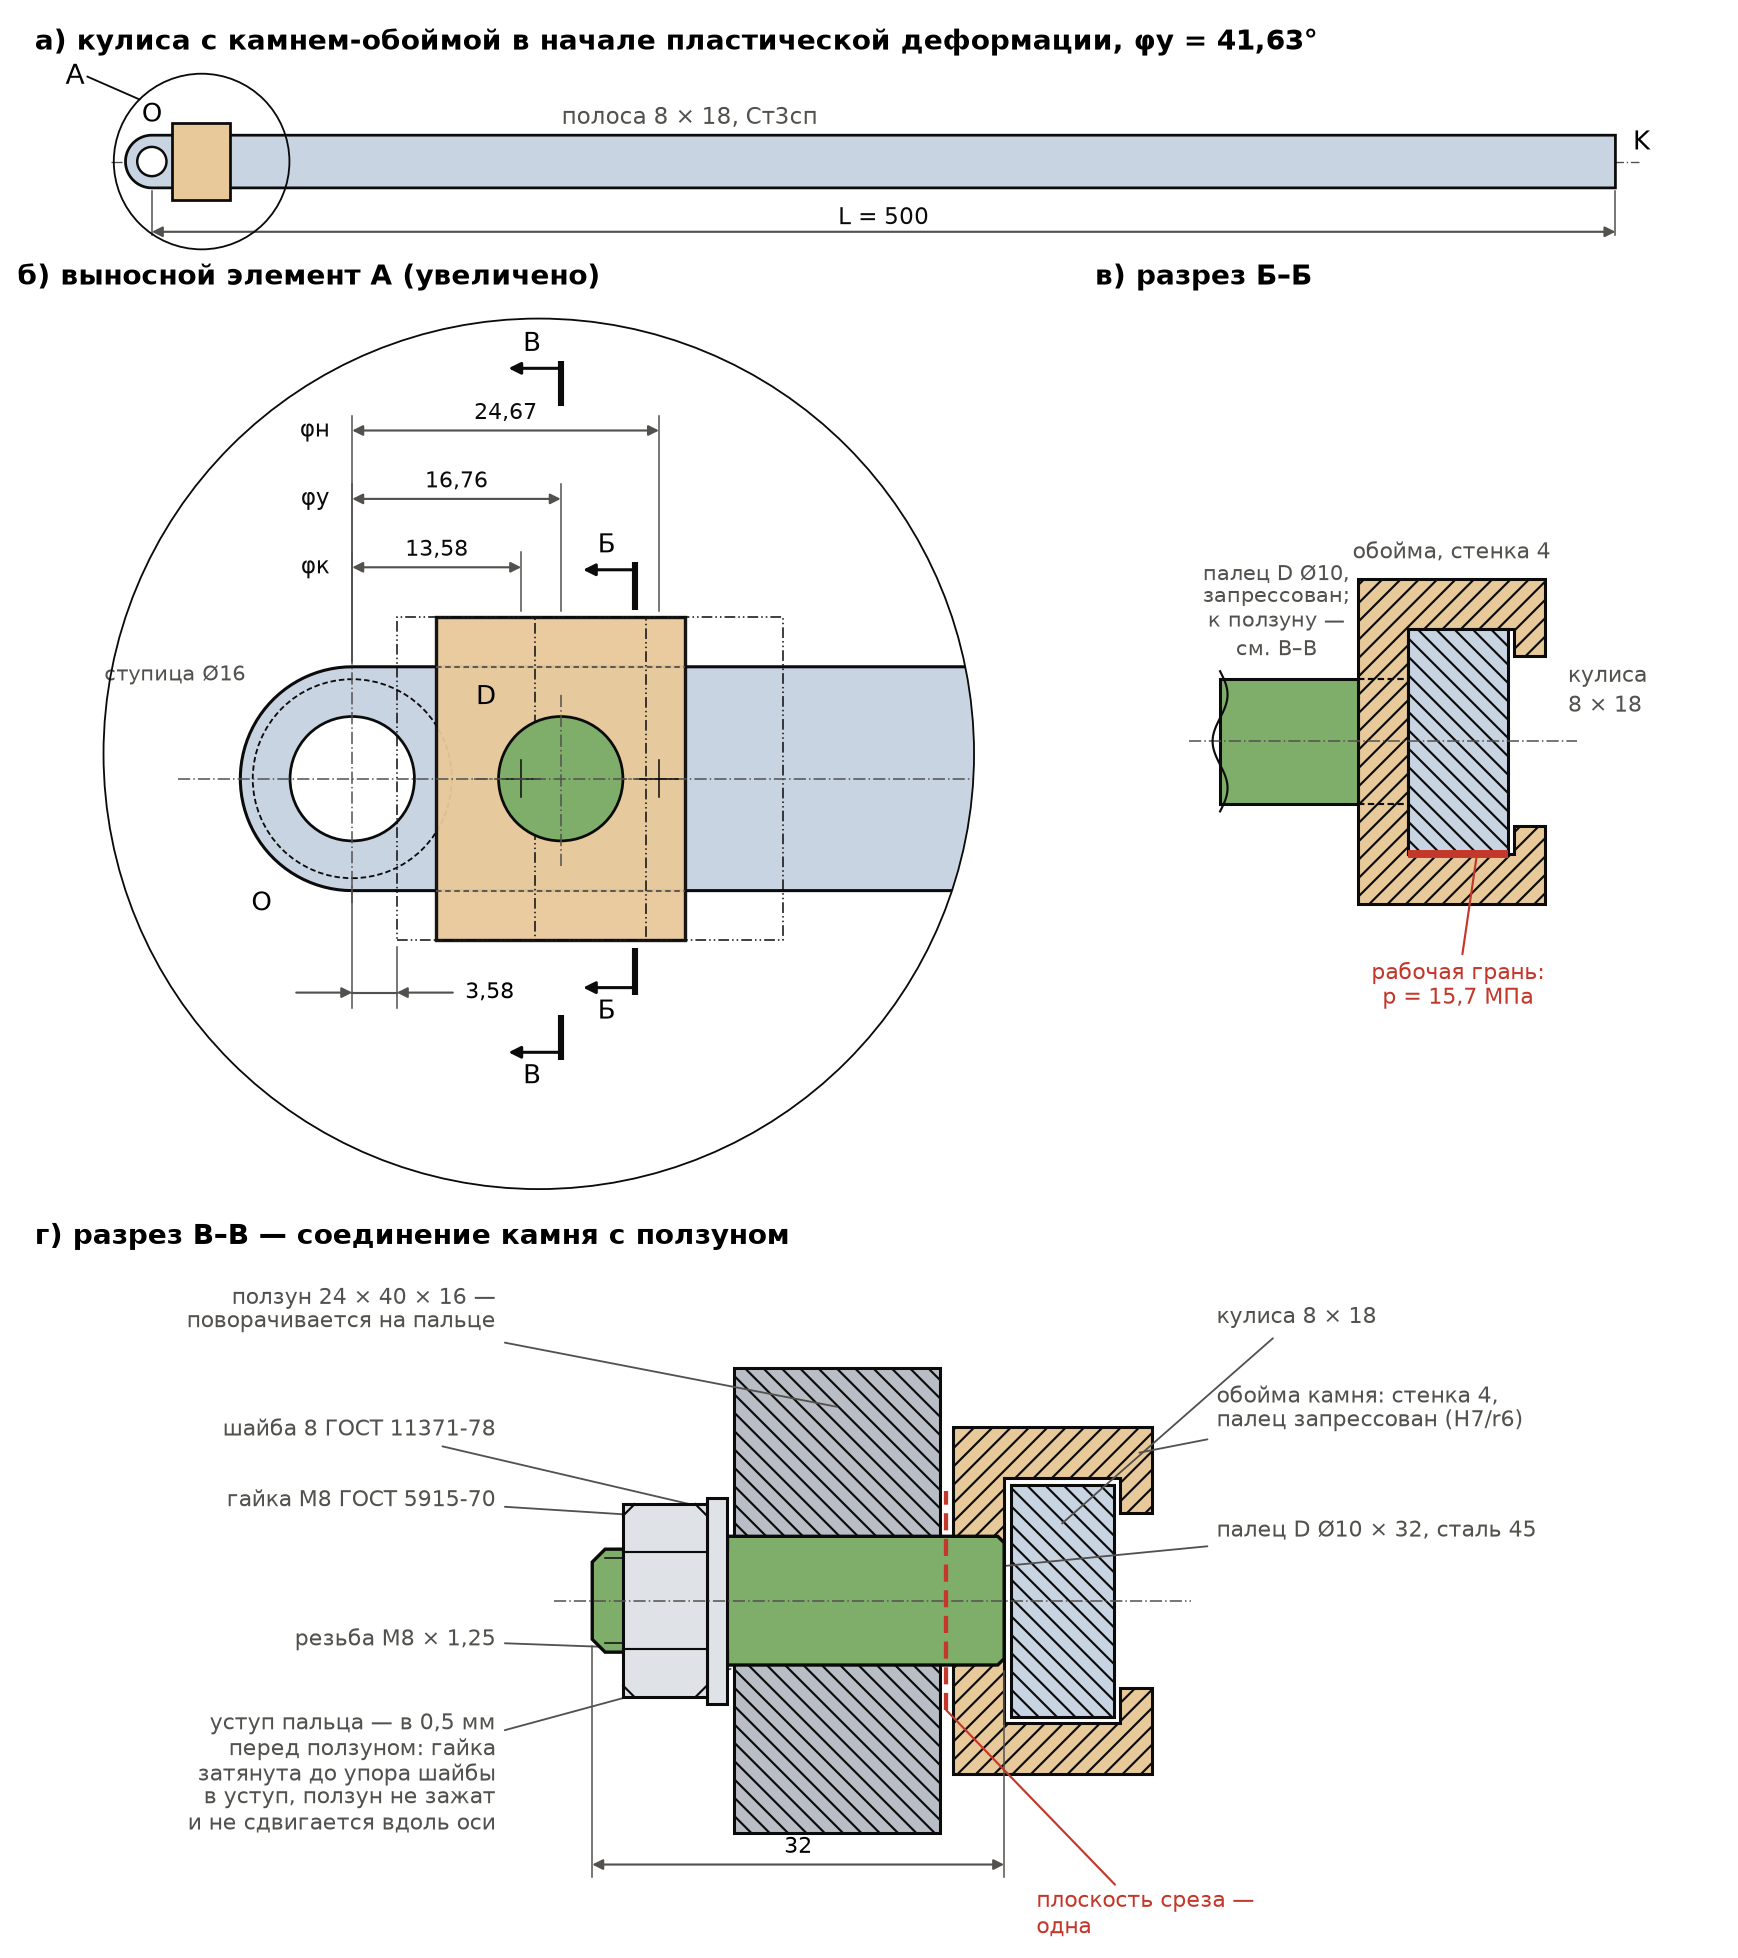

Here is the Python script that generated this plot:
# -*- coding: utf-8 -*-
"""Рис. 13 расчёта «Камень и кулиса» — палец D отдельной деталью (замечание преподавателя: камень — деталь с отверстием +
палец, нужна фиксация по оси). Основа — fig12_v23.py (2026-11-04): а) кулиса целиком, б) выносной элемент А, в) разрез Б–Б
(секущая плоскость рядом с пальцем, палец за ней — без штриховки) — без изменений, кроме пальца: в обойме он запрессован
(внутри стенки — штриховыми), к ползуну — обрыв. Новый г) разрез В–В — плоскость через ось пальца D, параллельно Б–Б: кулиса,
обойма, палец, ползун, шайба, гайка М8; палец, шайба и гайка в продольном разрезе — нерассечёнными (ГОСТ 2.305).
Размеры узла — как в 3D-модели (kompas/kompas_build.py): стенка обоймы 4, зазор до ползуна 1, ползун 16, уступ пальца в 0,5
перед ползуном, шайба 1,6, гайка 6,5; палец Ø10 × 21,5 + М8 × 10,5, длина 32; срез — в одной плоскости, между обоймой и ползуном.
    python fig13_kamen.py  →  fig13_kamen.png"""
import json, os
import numpy as np, matplotlib
matplotlib.use("Agg")
import matplotlib.pyplot as plt
from matplotlib.patches import Rectangle, Circle, Polygon

OUT = os.path.dirname(os.path.abspath(__file__))
R = json.load(open(os.path.join(OUT, "..", "2026-10-24", "strength_v13.json"), encoding="utf-8"))
PR = json.load(open(os.path.join(OUT, "..", "2026-11-04", "calc_v21.json"), encoding="utf-8"))["pairs"]
plt.rcParams.update({"font.family": "DejaVu Sans", "mathtext.fontset": "dejavusans", "font.size": 9.2,
                     "axes.titlesize": 9.4, "axes.titleweight": "bold", "axes.titlelocation": "left", "hatch.linewidth": 0.7})
INK, INK2, ACC = "#0b0b0b", "#52514e", "#c4372b"
STONE, STRIP, SLIDER, FAST = "#e8c99a", "#c9d4e3", "#b9bec6", "#dfe3e8"
PIN = "#7fae6a"                                               # палец D — отдельная деталь, свой цвет (как в 3D-модели)
cm = lambda s: s.replace(".", ",").replace("-", "−")
fmt = lambda x, d: cm(f"{x:.{d}f}")
L = 500.0
r_O, r_D, r_st = PR["D_O"] / 2, PR["D_D"] / 2, PR["D_ST"] / 2

K_ = R["kul"]; b, h = K_["b"], K_["h"]; lk = R["stone"]["lk"]; s = 4.0; r_ = h / 2
mech = R["mech"]
pos3 = [("φк", mech["lOD_min"]), ("φу", R["A"]["lOD"]), ("φн", mech["lOD_max"])]
cy = R["A"]["lOD"]
PHANTOM = (0, (7, 2, 1, 2, 1, 2))
LIP_O, LIP_T, CL = 2.2, 2.5, 0.5                            # губки: заход на ребро, толщина; зазор за полосой
AXIS = (0, (8, 2, 1, 2))
HID = (0, (3, 1.6))


def arrow(ax, p0, p1, color=INK, lw=1.4, ms=10):
    ax.annotate("", xy=p1, xytext=p0, arrowprops=dict(arrowstyle="-|>", color=color, lw=lw, mutation_scale=ms,
                                                      shrinkA=0, shrinkB=0), zorder=6)


def strip(x_end):
    th = np.linspace(np.pi / 2, 3 * np.pi / 2, 50)
    return np.vstack([[[x_end, r_]], np.column_stack([r_ * np.cos(th), r_ * np.sin(th)]), [[x_end, -r_]]])


def dimh(ax, xa, xb, y, txt, ya, yb, color=INK2):
    ax.annotate("", xy=(xb, y), xytext=(xa, y), arrowprops=dict(arrowstyle="<|-|>", color=color, lw=0.7, shrinkA=0, shrinkB=0,
                                                                mutation_scale=7))
    ax.plot([xa, xa], [ya, y + 1.2 * np.sign(y)], color=color, lw=0.5); ax.plot([xb, xb], [yb, y + 1.2 * np.sign(y)], color=color, lw=0.5)
    ax.text((xa + xb) / 2, y + 0.5, txt, ha="center", va="bottom", fontsize=7.2, color=INK)


def wavy_v(ax, x, y0, y1, amp=0.6, color=INK):
    ys = np.linspace(y0, y1, 40)
    ax.plot(x + amp * np.sin((ys - y0) / (y1 - y0) * 2 * np.pi * 1.5), ys, color=color, lw=0.7, zorder=7)


def cut_marks(ax, x, label, top, bot):
    """след секущей плоскости: толстые штрихи сверху (top = (y_in, y_out)) и снизу (bot), стрелки взгляда — к оси O (влево)"""
    for sg, (y_in, y_out) in ((1, top), (-1, bot)):
        ax.plot([x, x], [sg * y_in, sg * y_out], color=INK, lw=2.0, solid_capstyle="butt", zorder=9)
        arrow(ax, (x, sg * (y_out - 0.6)), (x - 4.2, sg * (y_out - 0.6)), INK, lw=1.0, ms=8)
        ax.text(x - 2.3, sg * (y_out + 0.3), label, ha="center", va="bottom" if sg > 0 else "top", fontsize=8.5)


fig = plt.figure(figsize=(7.9, 8.9), dpi=220)
# ---------------- а) кулиса целиком
ax = fig.add_axes([0.02, 0.865, 0.96, 0.105]); ax.set_aspect("equal", adjustable="datalim"); ax.axis("off")
ax.set_xlim(-40, 530); ax.set_ylim(-34, 34)
ax.set_title(f"а) кулиса с камнем-обоймой в начале пластической деформации, φу = {fmt(R['A']['phi'], 2)}°", fontsize=9, pad=3)
ax.add_patch(Polygon(strip(L), closed=True, fc=STRIP, ec=INK, lw=0.9, zorder=2))
ax.add_patch(Circle((0, 0), r_O, fc="white", ec=INK, lw=0.8, zorder=3))
ax.add_patch(Rectangle((cy - lk / 2, -h / 2 - s), lk, h + 2 * s, fc=STONE, ec=INK, lw=0.9, zorder=4))
ax.plot([-14, L + 8], [0, 0], color=INK2, lw=0.45, ls=AXIS, zorder=1)
ax.text(0, 11.5, "O", ha="center", va="bottom", fontsize=8.5)
ax.text(L + 6, 2, "K", ha="left", va="bottom", fontsize=8.5)
ax.add_patch(Circle((17, 0), 30, fc="none", ec=INK, lw=0.6, zorder=5))
ax.plot([17 - 30 * np.cos(np.pi / 4), -22], [30 * np.sin(np.pi / 4), 29], color=INK, lw=0.6)
ax.text(-23, 29, "А", ha="right", va="center", fontsize=9)
ax.annotate("", xy=(L, -24), xytext=(0, -24), arrowprops=dict(arrowstyle="<|-|>", color=INK2, lw=0.7, shrinkA=0, shrinkB=0, mutation_scale=7))
ax.plot([0, 0], [-r_ - 1, -25.2], color=INK2, lw=0.5); ax.plot([L, L], [-r_ - 1, -25.2], color=INK2, lw=0.5)
ax.text(L / 2, -23.3, "L = 500", ha="center", va="bottom", fontsize=7.6, color=INK)
ax.text(140, r_ + 2, f"полоса {b:g} × {h:g}, Ст3сп", ha="left", va="bottom", fontsize=7.4, color=INK2)

# ---------------- б) выносной элемент А
ax = fig.add_axes([0.01, 0.38, 0.6, 0.47]); ax.set_aspect("equal", adjustable="datalim"); ax.axis("off")
ax.set_xlim(-22, 52); ax.set_ylim(-35, 39)
ax.set_title("б) выносной элемент А (увеличено)", fontsize=9, pad=3)
C0, RC = (15, 2), 35
clip = Circle(C0, RC, transform=ax.transData)
ax.add_patch(Circle(C0, RC, fc="none", ec=INK, lw=0.6, zorder=8))
arts = [ax.add_patch(Polygon(strip(70), closed=True, fc=STRIP, ec=INK, lw=1.0, zorder=2)),
        ax.plot([-14, 60], [0, 0], color=INK2, lw=0.5, ls=AXIS, zorder=6)[0]]
ax.add_patch(Circle((0, 0), r_O, fc="white", ec=INK, lw=0.9, zorder=3))
ax.add_patch(Circle((0, 0), r_st, fc="none", ec=INK, lw=0.6, ls=HID, zorder=3))     # ступица за полосой
ax.plot([0, 0], [-r_st - 2, r_st + 2], color=INK2, lw=0.5, ls=AXIS, zorder=6)
ax.text(-6.5, -9.0, "O", ha="right", va="top", fontsize=8.5, zorder=9)
for lab, x in pos3:
    main = lab == "φу"
    rect = ax.add_patch(Rectangle((x - lk / 2, -h / 2 - s), lk, h + 2 * s, fc=STONE if main else "none", ec=INK,
                                  lw=1.1 if main else 0.5, ls="-" if main else PHANTOM, alpha=0.95 if main else 1, zorder=4 if main else 5))
    arts.append(rect)
    if main:
        for sg in (1, -1):
            arts.append(ax.plot([x - lk / 2, x + lk / 2], [sg * h / 2] * 2, color=INK2, lw=0.6, ls=(0, (3, 2)), zorder=5)[0])
        ax.add_patch(Circle((x, 0), r_D, fc=PIN, ec=INK, lw=0.9, zorder=6))       # торец пальца D, запрессованного в обойму
        ax.plot([x, x], [-r_D - 2, r_D + 2], color=INK2, lw=0.5, ls=AXIS, zorder=7)
        ax.plot([x - r_D - 2, x + r_D + 2], [0, 0], color=INK2, lw=0.5, ls=AXIS, zorder=7)
        ax.text(x - 5.2, 5.5, "D", ha="right", va="bottom", fontsize=8.5, zorder=9)
    else:
        ax.plot([x - 1.5, x + 1.5], [0, 0], color=INK, lw=0.5, zorder=7); ax.plot([x, x], [-1.5, 1.5], color=INK, lw=0.5, zorder=7)
for a in arts:
    a.set_clip_path(clip)
xc = cy + 6                                                   # секущая плоскость Б–Б — рядом с пальцем D, палец в неё не попадает
for k, (lab, x) in enumerate(pos3):
    y = 17 + 5.5 * k
    dimh(ax, 0, x, y, fmt(x, 2), h / 2 + 0.5, h / 2 + s + 0.5)
    ax.text(-1.8, y, lab, ha="right", va="center", fontsize=7.6, color=INK)
a1 = pos3[0][1] - lk / 2
ax.plot([0, 0], [-r_st - 0.5, -18.4], color=INK2, lw=0.5); ax.plot([a1, a1], [-h / 2 - s - 0.5, -18.4], color=INK2, lw=0.5)
ax.plot([0, a1], [-17.2, -17.2], color=INK2, lw=0.7)
arrow(ax, (-4.5, -17.2), (0, -17.2), INK2, lw=0.7, ms=7); arrow(ax, (a1 + 4.5, -17.2), (a1, -17.2), INK2, lw=0.7, ms=7)
ax.text(a1 + 5.5, -17.2, fmt(a1, 2), ha="left", va="center", fontsize=7.2)
cut_marks(ax, xc, "Б", (h / 2 + s + 0.6, h / 2 + s + 4.4), (h / 2 + s + 0.6, h / 2 + s + 4.4))
cut_marks(ax, cy, "В", (30.0, 33.6), (h / 2 + s + 6.0, h / 2 + s + 9.6))      # В–В — через ось пальца; сверху — над размерами
ax.text(-r_st - 0.6, r_st - 0.5, f"ступица Ø{PR['D_ST']:g}", ha="right", va="bottom", fontsize=6.8, color=INK2)

# ---------------- в) разрез Б–Б: обойма и полоса в секущей плоскости заштрихованы; палец D — отдельная деталь за плоскостью:
#                  в стенке обоймы (запрессован) — штриховыми, наружу к ползуну — без штриховки, с обрывом
ax = fig.add_axes([0.63, 0.38, 0.36, 0.47]); ax.set_aspect("equal", adjustable="datalim"); ax.axis("off")
ax.set_xlim(-29, 21); ax.set_ylim(-24, 22)
ax.set_title("в) разрез Б–Б", fontsize=9, pad=3)
xf = -b / 2 - s                                              # наружная грань передней стенки
xl0, xl1 = b / 2 + CL, b / 2 + CL + LIP_T                    # губки: от задней грани полосы с зазором
yt, yl = h / 2 + s, h / 2 - LIP_O                            # наружная грань стенок; кромка губок
pin_l = 11.0
body = [[xf, -yt], [xl1, -yt], [xl1, -yl], [xl0, -yl], [xl0, -h / 2], [-b / 2, -h / 2], [-b / 2, h / 2], [xl0, h / 2],
        [xl0, yl], [xl1, yl], [xl1, yt], [xf, yt]]
ax.add_patch(Polygon(body, closed=True, fc=STONE, ec=INK, lw=1.0, hatch="////", joinstyle="miter"))
ax.add_patch(Rectangle((-b / 2, -h / 2), b, h, fc=STRIP, ec=INK, lw=1.0, hatch="\\\\\\\\"))
ax.add_patch(Rectangle((xf - pin_l, -r_D), pin_l, 2 * r_D, fc=PIN, ec=INK, lw=1.0))    # палец за секущей плоскостью
wavy_v(ax, xf - pin_l, -r_D - 0.6, r_D + 0.6)
for sg in (1, -1):                                           # палец внутри стенки обоймы (запрессован) — невидимый контур
    ax.plot([xf, -b / 2], [sg * r_D, sg * r_D], color=INK, lw=0.7, ls=HID, zorder=6)
ax.plot([xf - pin_l - 2.5, xl1 + 2.5], [0, 0], color=INK2, lw=0.5, ls=AXIS, zorder=5)
ax.plot([-b / 2, b / 2], [-h / 2, -h / 2], color=ACC, lw=2.6, solid_capstyle="butt", zorder=6)
ax.text(xf - pin_l / 2 - 1.0, r_D + 1.5, f"палец D Ø{PR['D_D']:g},\nзапрессован;\nк ползуну —\nсм. В–В", ha="center",
        va="bottom", fontsize=7.0, color=INK2, linespacing=1.15)
ax.text(xl1 + 1.8, 2, f"кулиса\n{b:g} × {h:g}", ha="left", va="bottom", fontsize=7.2, color=INK2, linespacing=1.15)
ax.text((xf + xl1) / 2, yt + 1.2, f"обойма, стенка {s:g}", ha="center", va="bottom", fontsize=7.2, color=INK2)
ax.annotate(f"рабочая грань:\np = {fmt(R['stone']['p'], 1)} МПа", xy=(1.5, -h / 2 - 0.2), xytext=(0, -yt - 4.5),
            fontsize=7.2, color=ACC, ha="center", va="top", linespacing=1.15,
            arrowprops=dict(arrowstyle="-", color=ACC, lw=0.7, shrinkA=0, shrinkB=0))

# ---------------- г) разрез В–В через ось пальца D (параллельно Б–Б, взгляд к оси O): x — вдоль оси пальца (влево — к ползуну,
#                  x = −(z + 17,5), z — координата сборки), y — поперёк полосы. Размеры — как в 3D-модели
X = lambda z: -(z + 17.5)
ax = fig.add_axes([0.02, 0.005, 0.96, 0.355]); ax.set_aspect("equal", adjustable="datalim"); ax.axis("off")
ax.set_xlim(-92, 62); ax.set_ylim(-27, 27)
ax.set_title("г) разрез В–В — соединение камня с ползуном", fontsize=9, pad=3)
WEB0, WEB1 = -13.0, -9.0                                       # стенка обоймы с отверстием под палец
WALL0, LIP0, LIP1 = -24.5, -24.5, -22.0                        # обойма: задняя кромка стенок; губки за полосой
ST0, ST1 = -21.5, -13.5                                        # полоса кулисы
SL0, SL1, SL_H = -8.0, 8.0, 12.0 / np.sin(np.radians(R["A"]["phi"]))   # ползун 24 × 40 × 16: след плоскости В–В при φу
P0, P1, PL = -13.0, 8.5, 19.0                                  # палец: задний торец, уступ, конец резьбы
W1, N1 = P1 + 1.6, P1 + 1.6 + 6.5                              # шайба, гайка
RW, RN = 8.0, 13.0 / 2 / np.cos(np.radians(30))                # шайба Ø16; гайка — по углам (вид вдоль полосы)
YT3 = 13.5                                                     # наружная грань стенок обоймы
obo = [[X(WEB1), -YT3], [X(LIP0), -YT3], [X(LIP0), -6.8], [X(LIP1), -6.8], [X(LIP1), -9.5], [X(WEB0), -9.5], [X(WEB0), 9.5],
       [X(LIP1), 9.5], [X(LIP1), 6.8], [X(LIP0), 6.8], [X(LIP0), YT3], [X(WEB1), YT3]]
ax.add_patch(Polygon(obo, closed=True, fc=STONE, ec=INK, lw=1.0, hatch="////", joinstyle="miter"))
ax.add_patch(Rectangle((X(ST1), -h / 2), X(ST0) - X(ST1), h, fc=STRIP, ec=INK, lw=1.0, hatch="\\\\\\\\"))
ax.add_patch(Rectangle((X(SL1), -SL_H), SL1 - SL0, 2 * SL_H, fc=SLIDER, ec=INK, lw=1.0, hatch="\\\\\\\\"))
# палец: Ø10 от заднего торца до уступа, резьба Ø8 с фаской 1; сквозь стенку обоймы и ползун — целиком (не рассекается)
pin = [[X(P0), -r_D + 0.5], [X(P0 + 0.5), -r_D], [X(P1), -r_D], [X(P1), -4.0], [X(PL - 1), -4.0], [X(PL), -3.0], [X(PL), 3.0],
       [X(PL - 1), 4.0], [X(P1), 4.0], [X(P1), r_D], [X(P0 + 0.5), r_D], [X(P0), r_D - 0.5]]
ax.add_patch(Polygon(pin, closed=True, fc=PIN, ec=INK, lw=1.1, zorder=4))
for sg in (1, -1):                                             # резьба: тонкая линия по внутреннему диаметру М8
    ax.plot([X(P1), X(PL - 1)], [sg * 3.32, sg * 3.32], color=INK, lw=0.5, zorder=5)
ax.plot([X(P1), X(P1)], [-4.0, 4.0], color=INK, lw=0.8, zorder=5)
ax.add_patch(Rectangle((X(W1), -RW), W1 - P1, 2 * RW, fc=FAST, ec=INK, lw=1.0, zorder=6))
ax.add_patch(Rectangle((X(N1), -RN), N1 - W1, 2 * RN, fc=FAST, ec=INK, lw=1.0, zorder=6))
for yy in (-RN * 0.5, RN * 0.5):                               # рёбра шестигранника, видимые вдоль полосы
    ax.plot([X(W1), X(N1)], [yy, yy], color=INK, lw=0.7, zorder=7)
for x0, x1 in ((X(W1), X(W1) - 0.9), (X(N1), X(N1) + 0.9)):    # фаски 30° на углах гайки
    for sg in (1, -1):
        ax.plot([x0, x1], [sg * (RN - 0.9), sg * RN], color=INK, lw=0.7, zorder=7)
ax.plot([X(PL) - 3, X(WALL0) + 3], [0, 0], color=INK2, lw=0.5, ls=AXIS, zorder=8)
# плоскость среза — одна, в зазоре между обоймой и ползуном
xs = X((WEB1 + SL0) / 2)
ax.plot([xs, xs], [-r_D - 3.5, r_D + 3.5], color=ACC, lw=1.4, ls=(0, (4, 2)), zorder=9)
ax.annotate("плоскость среза —\nодна", xy=(xs, -r_D - 3.5), xytext=(xs + 7, -24.5), fontsize=7.2, color=ACC,
            ha="left", va="center", linespacing=1.15, arrowprops=dict(arrowstyle="-", color=ACC, lw=0.7, shrinkA=0, shrinkB=0))


def lead(xy, xytext, text, ha="left", color=INK2):
    ax.annotate(text, xy=xy, xytext=xytext, fontsize=7.2, color=color, ha=ha, va="center", linespacing=1.15,
                arrowprops=dict(arrowstyle="-", color=color, lw=0.6, shrinkA=1, shrinkB=0))


lead((X(-17.5), 6.0), (12.0, 22.0), f"кулиса {b:g} × {h:g}")
lead((X(-23.5), 11.5), (12.0, 15.0), "обойма камня: стенка 4,\nпалец запрессован (H7/r6)")
lead((X(-11.0), 2.5), (12.0, 5.5), "палец D Ø10 × 32, сталь 45")
lead((X(0.0), SL_H - 3.0), (-44.0, 22.5), "ползун 24 × 40 × 16 —\nповорачивается на пальце", ha="right")
lead((X((P1 + W1) / 2), RW - 1.0), (-44.0, 13.5), "шайба 8 ГОСТ 11371-78", ha="right")
lead((X((W1 + N1) / 2), RN - 1.0), (-44.0, 8.0), "гайка М8 ГОСТ 5915-70", ha="right")
lead((X(17.8), -3.6), (-44.0, -3.0), "резьба М8 × 1,25", ha="right")
lead((X((SL1 + P1) / 2), -r_D - 0.3), (-44.0, -13.5), "уступ пальца — в 0,5 мм\nперед ползуном: гайка\nзатянута до упора шайбы\n"
     "в уступ, ползун не зажат\nи не сдвигается вдоль оси", ha="right")
# длина пальца
ax.plot([X(P0), X(P0)], [-r_D - 0.5, -21.5], color=INK2, lw=0.5); ax.plot([X(PL), X(PL)], [-3.5, -21.5], color=INK2, lw=0.5)
ax.annotate("", xy=(X(PL), -20.5), xytext=(X(P0), -20.5), arrowprops=dict(arrowstyle="<|-|>", color=INK2, lw=0.7, shrinkA=0,
                                                                          shrinkB=0, mutation_scale=7))
ax.text((X(P0) + X(PL)) / 2, -20.0, "32", ha="center", va="bottom", fontsize=7.2)
fig.savefig(os.path.join(OUT, "fig13_kamen.png"), facecolor="white"); plt.close(fig)
print("ok")
